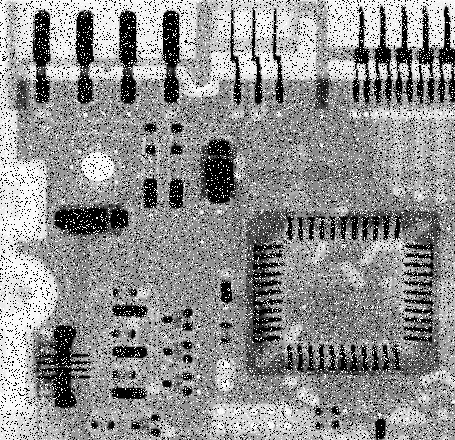
#> input picture median_filter.png, 455 x 440 px, found by its file name
$ python median_filter.py
#> lines starting #> are read from the running program, lines starting #| are printed output that depends on the picture
import cv2
import numpy as np
import matplotlib.pyplot as plt
img_noisy = cv2.imread('img/median_filter.png', 0)
#> img_noisy is the input picture: shape (440, 455); min 0, max 255, mean 144.1
m, n = img_noisy.shape
#> m = 440; n = 455
img_new = np.zeros([m, n])
for i in range(1, m-1):
    for j in range(1, n-1):
        temp = [img_noisy[i-1, j-1],
                img_noisy[i-1, j],
                img_noisy[i-1, j + 1],
                img_noisy[i, j-1],
                img_noisy[i, j],
                img_noisy[i, j + 1],
                img_noisy[i + 1, j-1],
                img_noisy[i + 1, j],
                img_noisy[i + 1, j + 1]]

        temp = sorted(temp)
        img_new[i, j] = temp[4]
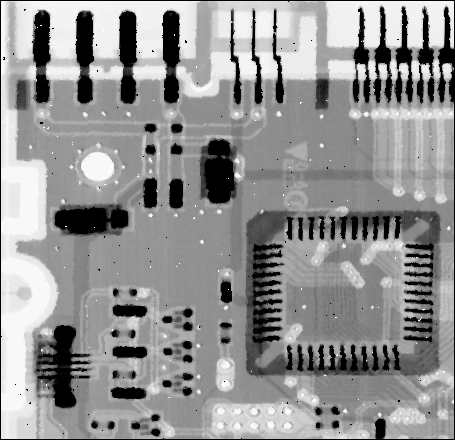
#> img_new: shape (440, 455) float64; min 0, max 255, mean 146.4

img_new = img_new.astype(np.uint8)
cv2.imwrite('new_median_filtered.png', img_new)

plt.subplot(121), plt.imshow(img_noisy, cmap='gray'), plt.title('Original Image')
plt.subplot(122), plt.imshow(img_new, cmap='gray'), plt.title('Median Filtered Image')
plt.show()
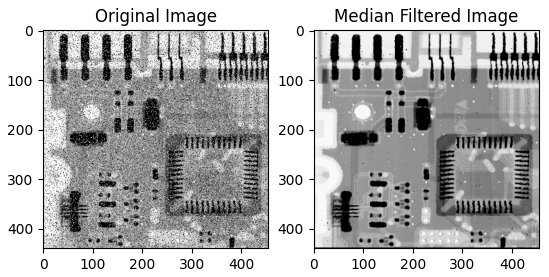
#> figure drawn by matplotlib, 2 panels
